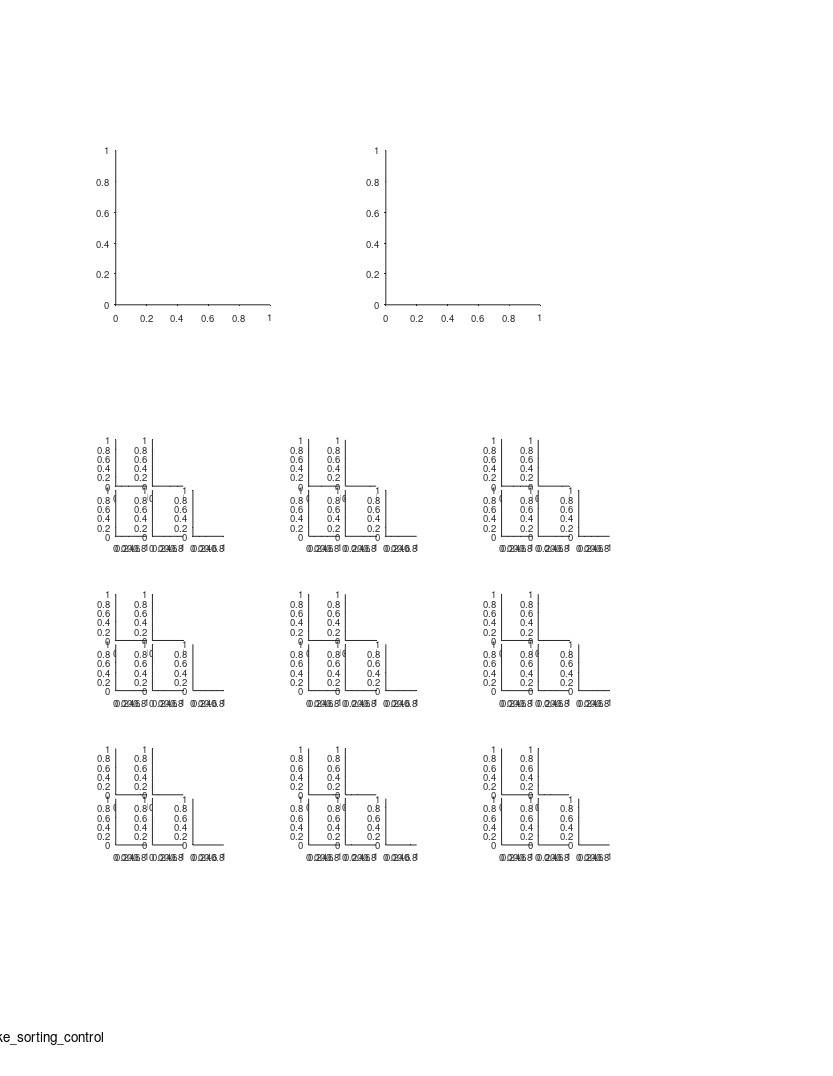

MATLAB code for this plot: (Note: this script raises an error after producing the figure.)
%% Large Scale - fig. supp - spike sorting control

%%
clear 
clc

%% define output files
res_dir = 'L:\paper_figures';
mkdir(res_dir)
fig_name_str = 'fig_S5_spike_sorting_control';
fig_caption_str = 'Spike sorting control';
log_name_str = [fig_name_str '_log_file' '.txt'];
log_name_str = strrep(log_name_str , ':', '-');
log_name_str = strrep(log_name_str , ' ', '_');
log_name_out = fullfile(res_dir, log_name_str);

%% open log file
diary off
diary(log_name_out)
diary on
disp('Log file');
disp(['created: ', datestr(clock)]);
disp('======================================================');
disp([fig_name_str ':' fig_caption_str]);
disp('======================================================');
disp('');

%% create figure
% =========================================================================
% figure_size_cm = [21.0 29.7]; % ~A4
figure_size_cm = [21.6 27.9]; % ~US letter
figure ;
% Some WYSIWYG options:
set(gcf,'DefaultAxesFontSize',7);
set(gcf,'DefaultAxesFontName','helvetica');
set(gcf,'DefaultAxesUnits','centimeters');
set(gcf,'PaperType','usletter')
% set(gcf,'PaperType','<custom>');
set(gcf,'PaperUnits','centimeters','PaperPosition',[0 0 figure_size_cm]);
set(gcf,'PaperOrientation','portrait');
set(gcf,'Units','centimeters','Position',get(gcf,'paperPosition')+[0 0 0 0]); % position on screen...
set(gcf, 'Renderer', 'painters');
set(groot, 'defaultAxesTickDir', 'out');
set(groot,  'defaultAxesTickDirMode', 'manual');
annotation('textbox', [0.5 1 0 0], 'String',fig_name_str, 'HorizontalAlignment','center','Interpreter','none', 'FitBoxToText','on');
pause(0.2); % workaround to solve matlab automatically changing the axes positions...

% create panels
panel_A = axes('position', [3  20 4 4]);
panel_B = axes('position', [10 20 4 4]);
panel_C = [];
panle_C_size = [0.8 1.2];
% ch_offsets_x = [0:4].*0.95;
% ch_offsets_x(end) = ch_offsets_x(end-1);
ch_offsets_x = [0 0.95 0 0.95 2];
ch_offsets_y = [1.3 1.3 0 0 0];
for ii=1:3
    for jj=1:3
        for ch=1:4+1
            pos_x = 3 + (ii-1)*5 + ch_offsets_x(ch);
            pos_y = 6 + (jj-1)*4 + ch_offsets_y(ch);
            panel_C(ii,jj,ch) = axes('position', [pos_x pos_y panle_C_size]);
%             text(0.5,0.5,"ch"+ch)
%             plot( squeeze(wvfs(:,1,:)) )
%             set(gca,'Visible','off');
        end
    end
end
panel_C = flipdim(panel_C,2);
panel_C = reshape(panel_C,[9 5]);


%% load population data
% get list of significant cells (at least in one direction)
% ---------------------------------------------------------
prm = PARAMS_GetAll();
cells_t = DS_get_cells_summary();
% choose bats
bats = [79,148,34,9861,2289];
cells_t(~ismember(cells_t.bat, bats ),:) = [];
% choose good clusters from CA1
cells = cellfun(@(c)(cell_load_data(c,'details')), cells_t.cell_ID, 'UniformOutput',0);
cells = [cells{:}];
cells = [cells.details];
cells(~contains({cells.brain_area}, 'CA1')) = [];
cells(~ismember([cells.ClusterQuality], [2])) = [];
% choose pyramidal cells only
cells = cellfun(@(c)(cell_load_data(c,'details','stats')), {cells.cell_ID}, 'UniformOutput',0);
cells = [cells{:}];
stats = [cells.stats];
stats = [stats.all];
cells([stats.meanFR_all]>prm.inclusion.interneuron_FR_thr)=[];
% choose only signif cells (in any direction)
cells_details = [cells.details];
cells = cellfun(@(c)(cell_load_data(c,'details','signif')), {cells_details.cell_ID}, 'UniformOutput',0);
cells = [cells{:}];
signif = cat(1,cells.signif);
signif = arrayfun(@(x)(x.TF), signif);
signif = any(signif,2);
cells(~signif)=[];
cells_details = [cells.details];

% load chosen cells data
cells = cellfun(@(c)(cell_load_data(c,'details','stats','cluster_quality','signif')), {cells_details.cell_ID}, 'UniformOutput',0);
cells = [cells{:}];
CQ = [cells.cluster_quality];
stats = [cells.stats];
stats_all = [stats.all];
stats_dir = cat(1,stats.dir);

%% panel A - field size ratio vs. Isolation index
axes(panel_A);
cla
hold on
text(-0.27,1.1, 'A', 'Units','normalized','FontWeight','bold');

x = [CQ.Isolation_dis_mean];
y = [stats_all.field_ratio_LS];
plot(x, y, '.k');
xlim([0 100])
[r,pval_r]     = corr(x',y','rows','pairwise','type','Pearson');
[rho,pval_rho] = corr(x',y','rows','pairwise','type','Spearman');
text(1,1,   {sprintf('r = %.2f',r);sprintf('P = %.2f',pval_r)}, ...
        'Units','normalized','HorizontalAlignment','right','VerticalAlignment','top','FontSize',7);
% text(1,0.8, {sprintf('rho=%.2f',rho);sprintf('P=%.2f',pval_rho)}, ...
%         'Units','normalized','HorizontalAlignment','right','VerticalAlignment','top','FontSize',7);
    
xlabel('Isolation index','Units','normalized','Position',[0.5 -0.15]);
ylabel({'Field size ratio';'largest/smallest'},'Units','normalized','Position',[-0.15 0.5]);

%% panel B - No. of fields vs. Isolation index
axes(panel_B);
cla
hold on
text(-0.27,1.1, 'B', 'Units','normalized','FontWeight','bold');

x = [CQ.Isolation_dis_mean];
x = [x;x]';
% y = [stats_all.field_num];
signif_per_dir = arrayfun(@(x)(x.TF), cat(1,cells.signif));
y = arrayfun(@(x)(x.field_num), stats_dir);
y(~signif_per_dir) = nan;

x = x(:)';
y = y(:)';

plot(x, y, '.k');
xlim([0 100])
[r,pval_r]     = corr(x',y','rows','pairwise','type','Pearson');
[rho,pval_rho] = corr(x',y','rows','pairwise','type','Spearman');
text(1,1,   {sprintf('r = %.2f',r);sprintf('P = %.2f',pval_r)}, ...
        'Units','normalized','HorizontalAlignment','right','VerticalAlignment','top','FontSize',7);
% text(1,0.8, {sprintf('rho=%.2f',rho);sprintf('P=%.2f',pval_rho)}, ...
%         'Units','normalized','HorizontalAlignment','right','VerticalAlignment','top','FontSize',7);
    
xlabel('Isolation index','Units','normalized','Position',[0.5 -0.15]);
ylabel({'No. of fields per direction'},'Units','normalized','Position',[-0.15 0.5]);


%% panel C - examples: waveforms of spikes from different fields
cell_examples = {
433;  56;  51;
609; 419; 477;
 57; 628; 337;
};

loggerType_2_fs = containers.Map(...
    {'SpikeLog-16';'MiniBatLog-16'},...
    [29296.875      31250]            );

for ii_cell = 1:length(cell_examples)
    %% load cell data
    cell_ID = cell_examples{ii_cell};
    cell = cell_load_data(cell_ID,'details','fields','stats','spikes','cluster_quality');
    exp = exp_load_data(cell.details.exp_ID,'details');
    c = prm.graphics.colors.flight_directions;
    
    %% arrange spikes data by fields
    fields = cell.fields;
    fields_all = [];
    for ii_dir = 1:2
        if isempty(fields{ii_dir})
            continue
        end
        fields_to_add = fields{ii_dir};
        fields_all = [fields_all fields_to_add];
    end
    fields_all([fields_all.in_low_speed_area]) = [];
    fields = fields_all;
    
    [~,maxch] = max(max(mean(cell.spikes.waveforms,3),[],1));
    % add spikes waveforms for field struct
    for ii_field = 1:length(fields)
        field = fields(ii_field);
        IX = ismember(cell.spikes.ts,field.spikes_ts);
        fields(ii_field).spikes_wvfs = cell.spikes.waveforms(:,:,IX);
        fields(ii_field).spikes_wvfs_avg = mean(cell.spikes.waveforms(:,:,IX),3);
        fields(ii_field).spikes_wvfs_avg_max = mean(cell.spikes.waveforms(:,maxch,IX),3);
    end

    %% plot waveforms per field (4 channles)
    wvfs = cat(3,fields.spikes_wvfs_avg);
    fs = loggerType_2_fs(exp.details.NeuralLoggerType);
    dt = 1/fs;
    t = (0:31).*dt;
    t = t*1e3; % convert to ms
    xlimits = [0 1];
    m1 = min(wvfs,[],'all');
    m2 = max(wvfs,[],'all');
    ylimits = [m1 m2];
    for ch=1:4
        axes(panel_C(ii_cell,ch));
        cla
        plot(t, squeeze(wvfs(:,ch,:)) )
        set(gca,'Visible','off');
        xlim(xlimits)
        ylim(ylimits)
    end
    
    % scale bars
    axes(panel_C(ii_cell,5));
    cla
    hold on
    
    scale_ms = 1;
    scale_uV = 100;
    if scale_uV > ylimits(2)
        error('largest channel amplitude is smaller than the chosen scale bar!')
    end
    plot([0 1]*scale_ms,[0 0], 'k-', 'LineWidth', 1.5);
    plot([1 1]*scale_ms,[0 scale_uV], 'k-', 'LineWidth', 1.5);
    text(0.5*scale_ms,  -0.15*range(ylimits),  sprintf('%dms',scale_ms),      'HorizontalAlignment','center', 'VerticalAlignment','middle', 'FontSize', 8);
    text(1.12*scale_ms,  0.5*scale_uV,         sprintf('%d  {\\mu}V',scale_uV), 'HorizontalAlignment','left', 'VerticalAlignment','middle', 'FontSize', 8);
    set(gca,'Visible','off');
    xlim(xlimits)
    ylim(ylimits)
    
    axes(panel_C(ii_cell,1));
    text(0.1,1.8, sprintf('Cell %d',ii_cell),...
            'Units','normalized','HorizontalAlignment','left','FontSize',8);
    text(0.1,1.5, sprintf('Isolation Distance = %.3g', cell.cluster_quality.Isolation_dis_mean),...
        'Units','normalized','HorizontalAlignment','left','FontSize',8);
	text(0.1,1.2, sprintf('N fields = %d', size(wvfs,3) ),...
            'Units','normalized','HorizontalAlignment','left','FontSize',8);
end
axes(panel_C(1,2));
text(-2.5,1.5, 'C', 'Units','normalized','FontWeight','bold');


%% print/save the figure
fig_name_out = fullfile(res_dir, fig_name_str);
print(gcf, fig_name_out, '-dpdf', '-cmyk', '-painters');
% print(gcf, fig_name_out, '-dtiff', '-cmyk', '-painters');
% saveas(gcf , fig_name_out, 'fig');
disp('figure was successfully saved to pdf/tiff/fig formats');
